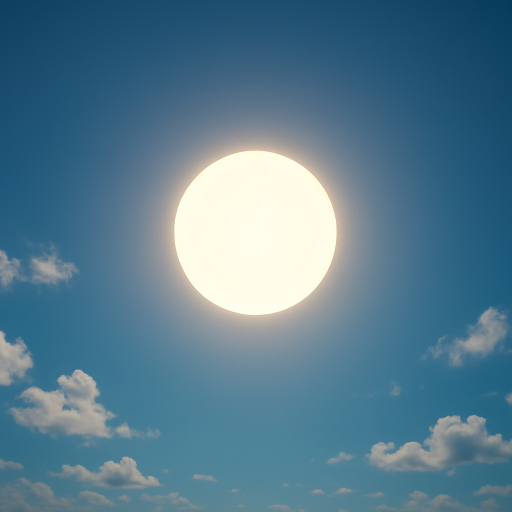
#> input picture proj2/sun.png, 1024 x 1024 px (shown at 1/2 size)
$ python sun.py
#> lines starting #> are read from the running program, lines starting #| are printed output that depends on the picture; after the words box and inside, x2 and y2 are one past the last pixel; in counts of white or black regions, pixels touching at a corner belong together
import cv2, numpy as np

def gstack(x, n, sigma=2.0, grow=1.6):
    s=[x.astype(np.float32)]
    sig=sigma
    for _ in range(n-1):
        s.append(cv2.GaussianBlur(s[-1], (0,0), sig))
        sig*=grow
    return s

def lstack(x, n, sigma=2.0, grow=1.6):
    g=gstack(x,n,sigma,grow)
    l=[g[i]-g[i+1] for i in range(n-1)]
    l.append(g[-1])
    return l,g

def blend(L1,L2,GM):
    y=[]
    for i in range(len(L1)):
        m=GM[i][...,None]
        y.append(L1[i]*m+L2[i]*(1-m))
    return y

def recon(L):
    y=L[-1]
    for i in range(len(L)-2,-1,-1):
        y=y+L[i]
    return np.clip(y,0,1)

def to01(x):
    m=x.min(); M=x.max()
    return (x-m)/(M-m+1e-8)

a=cv2.imread('sun.png').astype(np.float32)/255.0
o=cv2.imread('moon.png').astype(np.float32)/255.0
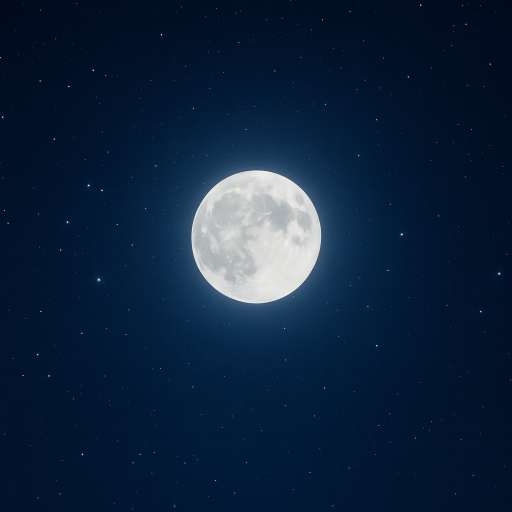
#> input picture proj2/moon.png, 1024 x 1024 px (shown at 1/2 size)
h,w=a.shape[:2]; o=cv2.resize(o,(w,h))
#> after `h, w = a.shape[:2]`: h = 1024; w = 1024

m=np.zeros((h,w),np.float32)
r=int(0.3*min(h,w))
#> r = 307
cv2.circle(m,(w//2,h//2),r,1.0,-1)
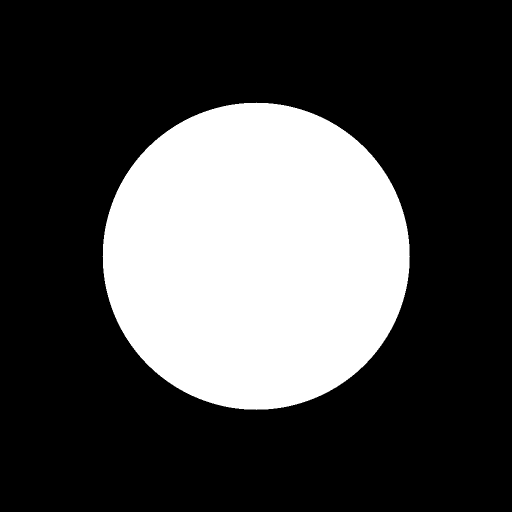
#> m: shape (1024, 1024) float32 (shown at 1/2 size); values 0 (black) and 1 (white), 28.2% white; 1 white region, box (x1, y1, x2, y2) and area: (205, 205, 820, 820) 296025

n=6
la,ga=lstack(a,n,sigma=1.5,grow=1.4)
#> after the loop in gstack, `for _ in range(n-1):`: s = 6 items; sig = 8.07
#> in lstack, `g=gstack(x,n,sigma,grow)`: g = 6 items
#> in lstack, `l=[g[i]-g[i+1] for i in range(n-1)]`: l = 5 items
#> la = 6 items; ga = 6 items
lo,go=lstack(o,n,sigma=1.5,grow=1.4)
#> lo = 6 items; go = 6 items
gm=gstack(m,n,sigma=12.0,grow=1.8)
#> gm = 6 items
lr=blend(la,lo,gm)
#> the loop in blend, `for i in range(len(L1)):` made 6 passes
#> pass 2, in blend, `m=GM[i][...,None]`:
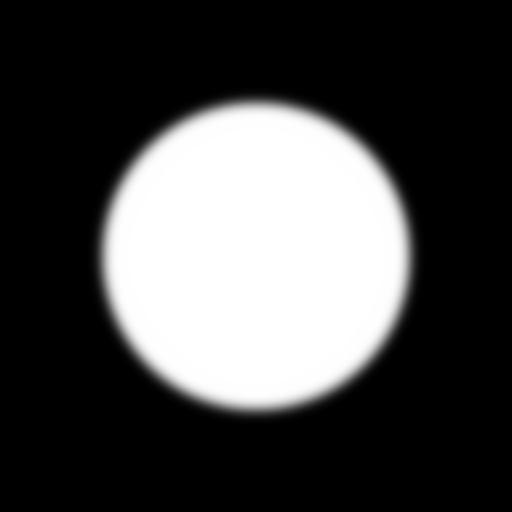
#> m: shape (1024, 1024, 1) float32 (shown at 1/2 size); min 0, max 1, mean 0.282
#> pass 3, in blend, `m=GM[i][...,None]`:
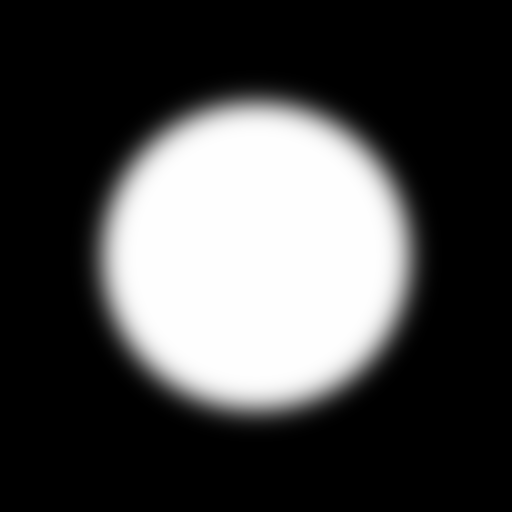
#> m: shape (1024, 1024, 1) float32 (shown at 1/2 size); min 0, max 1, mean 0.282
#> lr = 6 items
rimg=recon(lr)
#> in recon, `y=L[-1]`:
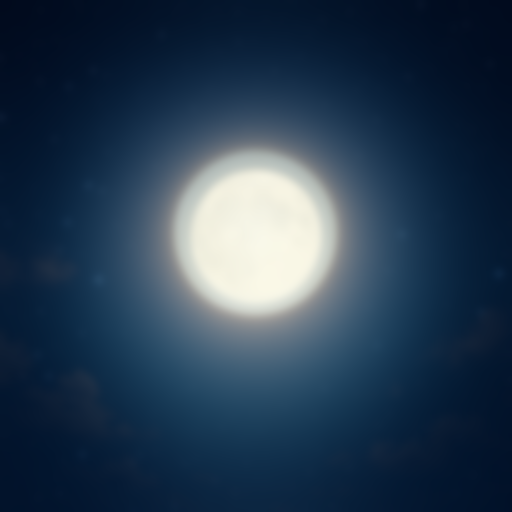
#> y: shape (1024, 1024, 3) float32 (shown at 1/2 size); mean of channels 0, 1, 2 0.321, 0.239, 0.158; drawn as B, G, R
#> the loop in recon, `for i in range(len(L)-2,-1,-1):` made 5 passes
#> i on passes 1, 2, 4, 5: 4, 3, 1, 0
#> after the loop in recon, `for i in range(len(L)-2,-1,-1):`:
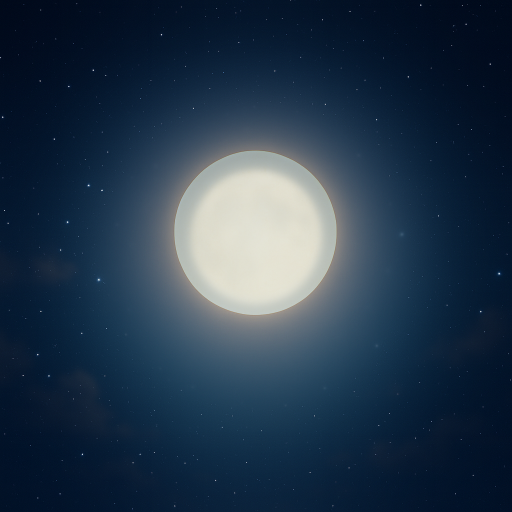
#> y: shape (1024, 1024, 3) float32 (shown at 1/2 size); mean of channels 0, 1, 2 0.321, 0.239, 0.158; drawn with min black and max white
cv2.imwrite('sun_moon_circle_blend.png',(rimg*255).astype(np.uint8))
